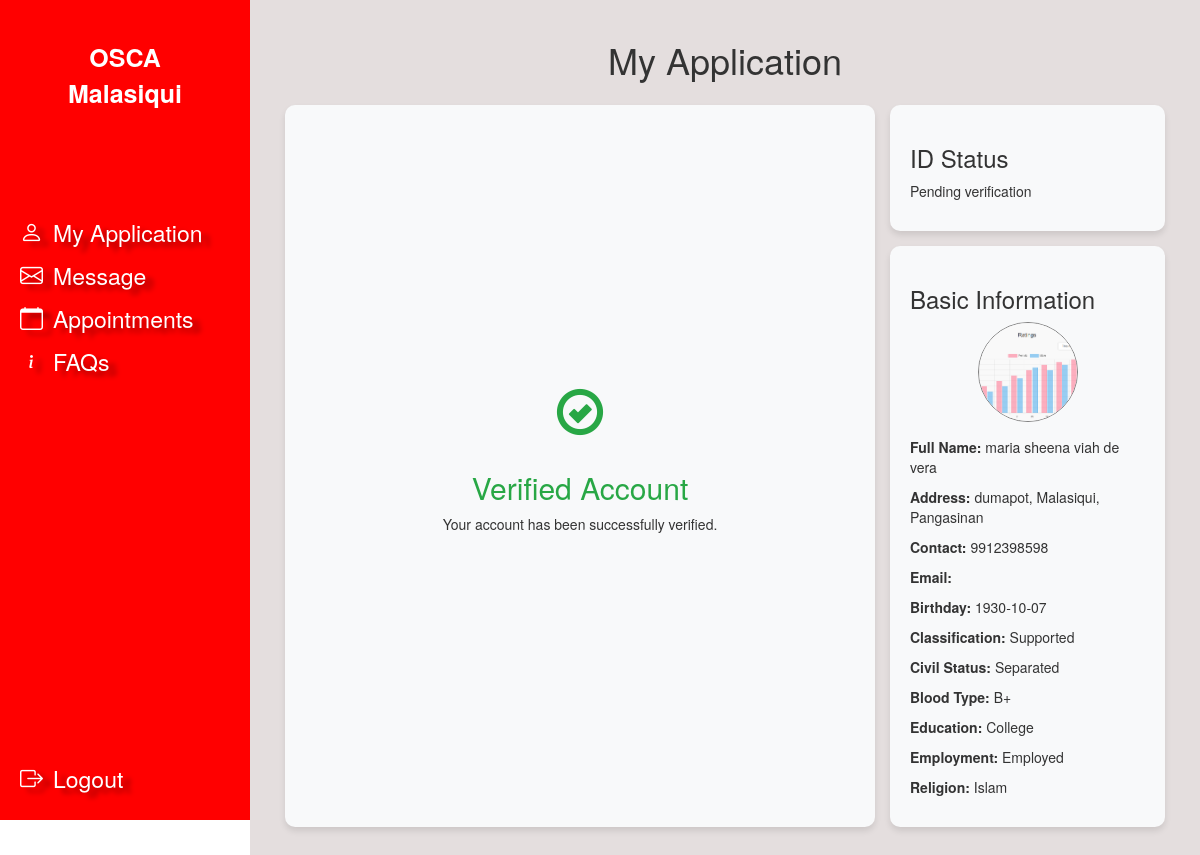
/my-account/index.php (signed in), run on the app's committed database.
### tables this page shows
CREATE TABLE `users` (
  `osca_id` bigint NOT NULL,
  `email` varchar(255) DEFAULT NULL,
  `last_name` varchar(50) NOT NULL,
  `first_name` varchar(50) NOT NULL,
  `middle_name` varchar(50) DEFAULT NULL,
  `suffix` varchar(5) DEFAULT NULL,
  `sex` varchar(10) NOT NULL,
  `birth_day` date NOT NULL,
  `address` varchar(255) NOT NULL,
  `phone_number` bigint NOT NULL,
  `oneByOne_id_path` varchar(255) DEFAULT NULL,
  `status` varchar(10) NOT NULL DEFAULT 'pending',
  `member_status` varchar(50) DEFAULT NULL,
  `classification` varchar(100) NOT NULL,
  `civil_status` varchar(100) NOT NULL,
  `blood_type` varchar(20) NOT NULL,
  `education` varchar(100) NOT NULL,
  `employment` varchar(100) NOT NULL,
  `religion` varchar(30) NOT NULL,
  `username` varchar(100) NOT NULL,
  `password` varchar(100) NOT NULL,
  `created_at` timestamp(6) NOT NULL DEFAULT CURRENT_TIMESTAMP(6),
  `updated_at` timestamp(6) NOT NULL DEFAULT CURRENT_TIMESTAMP(6),
  `deleted_at` timestamp(6) NULL DEFAULT NULL
);

### my-account/index.php (the view, shortened to what this page needs)
<?php
include '../database/db_connection.php';
$loggedInUserId = $_SESSION['osca_id'];
$sql = "SELECT * FROM users WHERE osca_id = $loggedInUserId";
$stmt = $pdo->query($sql);
$info = $stmt->fetchAll(PDO::FETCH_ASSOC);
?>
<!DOCTYPE html>
<html lang="en">
<head>
    <link rel="stylesheet" href="./asssets/css/sidenav.css">
    <link rel="stylesheet" href="./asssets/css/chat.css">
    <link rel="stylesheet" href="https://maxcdn.bootstrapcdn.com/bootstrap/3.4.1/css/bootstrap.min.css">
    <link href="https://cdn.jsdelivr.net/npm/bootstrap-icons/font/bootstrap-icons.css" rel="stylesheet">
</head>
<body>
    <nav class="sidebar">
        <?php include '.././components/user-nav.php'; ?>
    </nav>
    <div class="main-content">
        <h1 class="text-center">My Application</h1>
        <div class="bento-container">
            <div id="statusBento" class="bento-item large-item">
                <div class="large-item-content">
                    <span id="statusIcon" class="status-icon glyphicon" aria-hidden="true"></span>
                    <h2 id="statusTitle"></h2>
                    <p id="statusMessage"></p>
                </div>
            </div>
            <div class="small-items">
                <div class="bento-item small-item">
                    <h3>ID Status</h3>
                    <p>Pending verification</p>
                </div>
                <div class="bento-item small-item">
                    <h3>Basic Information</h3>
                     <?php foreach ($info as $data): ?>
                        <div class="text-center">
                        <img src=".././<?php echo htmlspecialchars($data['oneByOne_id_path']); ?>" alt="Profile Picture" class="profile-picture" style="border: 1px gray solid">
                        </div>
                       <p><strong>Full Name: </strong><?php echo htmlspecialchars($data['first_name']) . ' ' . htmlspecialchars($data['last_name']); ?></p>
                        <p><strong>Address:</strong> <?php echo htmlspecialchars($data['address']); ?></p>
                        <p><strong>Contact:</strong> <?php echo htmlspecialchars($data['phone_number']); ?></p>
                        <p><strong>Email: </strong><?php echo htmlspecialchars($data['email']); ?></p>
                        <p><strong>Birthday:</strong> <?php echo htmlspecialchars($data['birth_day']); ?></p>
                        <p><strong>Classification:</strong> <?php echo htmlspecialchars($data['classification']); ?></p>
                        <p><strong>Civil Status:</strong> <?php echo htmlspecialchars($data['civil_status']); ?></p>
                        <p><strong>Blood Type:</strong> <?php echo htmlspecialchars($data['blood_type']); ?></p>
                        <p><strong>Education:</strong> <?php echo htmlspecialchars($data['education']); ?></p>
                        <p><strong>Employment:</strong> <?php echo htmlspecialchars($data['employment']); ?></p>
                        <p><strong>Religion:</strong> <?php echo htmlspecialchars($data['religion']); ?></p>
                    <?php endforeach; ?>
                </div>
            </div>
        </div>
    </div>
</body>
</html>

### my-account/asssets/css/sidenav.css (style rules this page uses)
body { display: flex; min-height: 100vh; margin: 0; overflow-x: hidden; }
.main-content { background-color: rgb(228, 222, 222); }
.sidebar { background-color:red; color: white; min-width: 250px; max-width: 250px; height: 100vh; padding: 20px 0; position: fixed; display: flex; flex-direction: column; }
.main-content { margin-left: 250px; padding: 20px; width: 100%; }

### my-account/asssets/css/chat.css (style rules this page uses)
body { display: flex; font-family: Arial, sans-serif; }

### my-account/index.php (style rules this page uses)
body { margin-top: 0; }
.bento-container { display: flex; gap: 15px; padding: 15px; }
.bento-item { background-color: #f8f9fa; border-radius: 10px; padding: 20px; box-shadow: 0 4px 6px rgba(0, 0, 0, 0.1); }
.large-item { flex: 2; display: flex; justify-content: center; align-items: center; }
.large-item-content { text-align: center; }
.small-items { flex: 1; display: flex; flex-direction: column; gap: 15px; }
.small-item { flex: 1; }
.status-icon { font-size: 48px; margin-bottom: 15px; }
.profile-picture { width: 100px; height: 100px; border-radius: 50%; object-fit: cover; margin-bottom: 15px; }
.text-green { color: #28a745; }

### data on the page
users: oneByOne_id_path (picture), first_name "maria sheena viah", last_name "de vera", address "dumapot, Malasiqui, Pangasinan", phone_number "9912398598", birth_day "1930-10-07", classification "Supported", civil_status "Separated", blood_type "B+", education "College", employment "Employed", religion "Islam"
